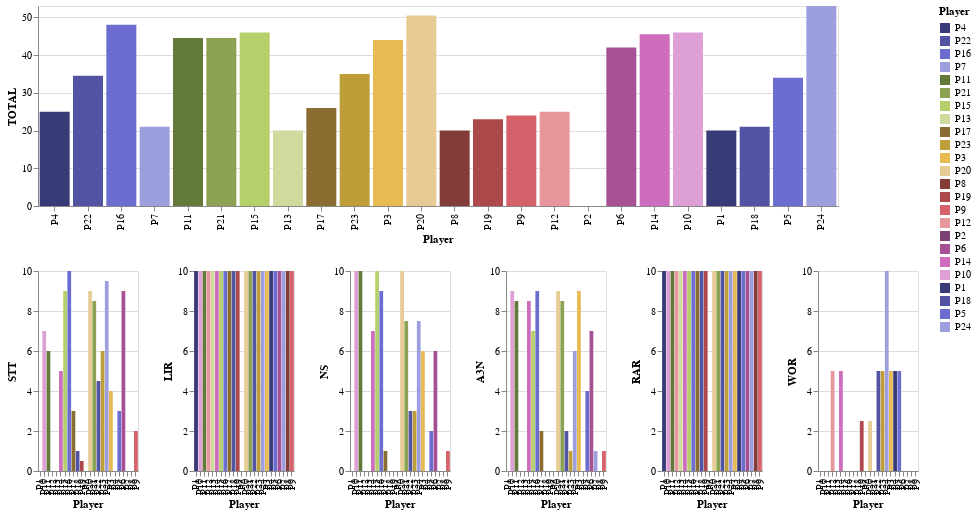

The cell this chart's notebook holds for it:
### Markdown cell above
### Detailed Charts

### Code cell
#collapse-hide
dt9_8 = pd.read_csv("/home/rubens/papers_briefing/csvs/map8x8.csv")
selector = alt.selection_single(empty='all', fields=['Player'])
l = dt9_8['Player'].tolist()
color_scale = alt.Scale(domain=l,scheme="category20b")
base = alt.Chart(dt9_8).properties(
    width=800,
    height=200
).add_selection(selector)

points = base.mark_bar(filled=True, size=30).encode(
    x=alt.X('Player:N', sort=alt.EncodingSortField(field='Test', order='descending')),
    y=alt.Y('TOTAL:Q',            
            scale=alt.Scale(domain=[0,max(dt9_8['TOTAL'].tolist())])),
    tooltip=['Test:N','Type:N'],
    color=alt.condition(selector,
                        'Player:N',
                        alt.value('lightgray'),
                        scale=color_scale),
)

hists = base.mark_bar(opacity=1.0, thickness=100).encode(
    x=alt.X('Player:N'),
    y=alt.Y('STT:Q',
            stack=None,
            scale=alt.Scale(domain=[0,10])),
    color=alt.Color('Player:N',
                    scale=color_scale),
    tooltip=['Code:N']
).transform_filter(
    selector
).properties(
    width=100,
    height=200
)

hists2 = base.mark_bar(opacity=1.0, thickness=100).encode(
    x=alt.X('Player:N'),
    y=alt.Y('LIR:Q',
            stack=None,
            scale=alt.Scale(domain=[0,10])),
    color=alt.Color('Player:N',
                    scale=color_scale),
    tooltip=['Code:N']
).transform_filter(
    selector
).properties(
    width=100,
    height=200
)

hists3 = base.mark_bar(opacity=1.0, thickness=80).encode(
    x=alt.X('Player:N'),
    y=alt.Y('NS:Q',
            stack=None,
            scale=alt.Scale(domain=[0,10])),
    color=alt.Color('Player:N',
                    scale=color_scale),
    tooltip=['Code:N']
).transform_filter(
    selector
).properties(
    width=100,
    height=200
)

hists4 = base.mark_bar(opacity=1.0, thickness=80).encode(
    x=alt.X('Player:N'),
    y=alt.Y('A3N:Q',
            stack=None,
            scale=alt.Scale(domain=[0,10])),
    color=alt.Color('Player:N',
                    scale=color_scale),
    tooltip=['Code:N']
).transform_filter(
    selector
).properties(
    width=100,
    height=200
)

hists5 = base.mark_bar(opacity=1.0, thickness=80).encode(
    x=alt.X('Player:N'),
    y=alt.Y('RAR:Q',
            stack=None,
            scale=alt.Scale(domain=[0,10])),
    color=alt.Color('Player:N',
                    scale=color_scale),
    tooltip=['Code:N']
).transform_filter(
    selector
).properties(
    width=100,
    height=200
)

hists6 = base.mark_bar(opacity=1.0, thickness=80).encode(
    x=alt.X('Player:N'),
    y=alt.Y('WOR:Q',
            stack=None,
            scale=alt.Scale(domain=[0,10])),
    color=alt.Color('Player:N',
                    scale=color_scale),
    tooltip=['Code:N']
).transform_filter(
    selector
).properties(
    width=100,
    height=200
)

alt.vconcat(points , hists | hists2 | hists3 | hists4 | hists5 | hists6)

### Figure 1 — Vega-Lite specification as saved in the notebook (floating-point values rounded to 4 significant figures)
{"config": {"view": {"continuousWidth": 400, "continuousHeight": 300}}, "vconcat": [{"mark": {"type": "bar", "filled": true, "size": 30}, "encoding": {"color": {"condition": {"type": "nominal", "field": "Player", "scale": {"domain": ["P4", "P22", "P16", "P7", "P11", "P21", "P15", "P13", "P17", "P23", "P3", "P20", "P8", "P19", "P9", "P12", "P2", "P6", "P14", "P10", "P1", "P18", "P5", "P24"], "scheme": "category20b"}, "selection": "selector007"}, "value": "lightgray"}, "tooltip": [{"type": "nominal", "field": "Test"}, {"type": "nominal", "field": "Type"}], "x": {"type": "nominal", "field": "Player", "sort": {"field": "Test", "order": "descending"}}, "y": {"type": "quantitative", "field": "TOTAL", "scale": {"domain": [0, 53.0]}}}, "height": 200, "selection": {"selector007": {"type": "single", "empty": "all", "fields": ["Player"]}}, "width": 800}, {"hconcat": [{"mark": {"type": "bar", "opacity": 1.0, "thickness": 100}, "encoding": {"color": {"type": "nominal", "field": "Player", "scale": {"domain": ["P4", "P22", "P16", "P7", "P11", "P21", "P15", "P13", "P17", "P23", "P3", "P20", "P8", "P19", "P9", "P12", "P2", "P6", "P14", "P10", "P1", "P18", "P5", "P24"], "scheme": "category20b"}}, "tooltip": [{"type": "nominal", "field": "Code"}], "x": {"type": "nominal", "field": "Player"}, "y": {"type": "quantitative", "field": "STT", "scale": {"domain": [0, 10]}, "stack": null}}, "height": 200, "selection": {"selector007": {"type": "single", "empty": "all", "fields": ["Player"]}}, "transform": [{"filter": {"selection": "selector007"}}], "width": 100}, {"mark": {"type": "bar", "opacity": 1.0, "thickness": 100}, "encoding": {"color": {"type": "nominal", "field": "Player", "scale": {"domain": ["P4", "P22", "P16", "P7", "P11", "P21", "P15", "P13", "P17", "P23", "P3", "P20", "P8", "P19", "P9", "P12", "P2", "P6", "P14", "P10", "P1", "P18", "P5", "P24"], "scheme": "category20b"}}, "tooltip": [{"type": "nominal", "field": "Code"}], "x": {"type": "nominal", "field": "Player"}, "y": {"type": "quantitative", "field": "LIR", "scale": {"domain": [0, 10]}, "stack": null}}, "height": 200, "selection": {"selector007": {"type": "single", "empty": "all", "fields": ["Player"]}}, "transform": [{"filter": {"selection": "selector007"}}], "width": 100}, {"mark": {"type": "bar", "opacity": 1.0, "thickness": 80}, "encoding": {"color": {"type": "nominal", "field": "Player", "scale": {"domain": ["P4", "P22", "P16", "P7", "P11", "P21", "P15", "P13", "P17", "P23", "P3", "P20", "P8", "P19", "P9", "P12", "P2", "P6", "P14", "P10", "P1", "P18", "P5", "P24"], "scheme": "category20b"}}, "tooltip": [{"type": "nominal", "field": "Code"}], "x": {"type": "nominal", "field": "Player"}, "y": {"type": "quantitative", "field": "NS", "scale": {"domain": [0, 10]}, "stack": null}}, "height": 200, "selection": {"selector007": {"type": "single", "empty": "all", "fields": ["Player"]}}, "transform": [{"filter": {"selection": "selector007"}}], "width": 100}, {"mark": {"type": "bar", "opacity": 1.0, "thickness": 80}, "encoding": {"color": {"type": "nominal", "field": "Player", "scale": {"domain": ["P4", "P22", "P16", "P7", "P11", "P21", "P15", "P13", "P17", "P23", "P3", "P20", "P8", "P19", "P9", "P12", "P2", "P6", "P14", "P10", "P1", "P18", "P5", "P24"], "scheme": "category20b"}}, "tooltip": [{"type": "nominal", "field": "Code"}], "x": {"type": "nominal", "field": "Player"}, "y": {"type": "quantitative", "field": "A3N", "scale": {"domain": [0, 10]}, "stack": null}}, "height": 200, "selection": {"selector007": {"type": "single", "empty": "all", "fields": ["Player"]}}, "transform": [{"filter": {"selection": "selector007"}}], "width": 100}, {"mark": {"type": "bar", "opacity": 1.0, "thickness": 80}, "encoding": {"color": {"type": "nominal", "field": "Player", "scale": {"domain": ["P4", "P22", "P16", "P7", "P11", "P21", "P15", "P13", "P17", "P23", "P3", "P20", "P8", "P19", "P9", "P12", "P2", "P6", "P14", "P10", "P1", "P18", "P5", "P24"], "scheme": "category20b"}}, "tooltip": [{"type": "nominal", "field": "Code"}], "x": {"type": "nominal", "field": "Player"}, "y": {"type": "quantitative", "field": "RAR", "scale": {"domain": [0, 10]}, "stack": null}}, "height": 200, "selection": {"selector007": {"type": "single", "empty": "all", "fields": ["Player"]}}, "transform": [{"filter": {"selection": "selector007"}}], "width": 100}, {"mark": {"type": "bar", "opacity": 1.0, "thickness": 80}, "encoding": {"color": {"type": "nominal", "field": "Player", "scale": {"domain": ["P4", "P22", "P16", "P7", "P11", "P21", "P15", "P13", "P17", "P23", "P3", "P20", "P8", "P19", "P9", "P12", "P2", "P6", "P14", "P10", "P1", "P18", "P5", "P24"], "scheme": "category20b"}}, "tooltip": [{"type": "nominal", "field": "Code"}], "x": {"type": "nominal", "field": "Player"}, "y": {"type": "quantitative", "field": "WOR", "scale": {"domain": [0, 10]}, "stack": null}}, "height": 200, "selection": {"selector007": {"type": "single", "empty": "all", "fields": ["Player"]}}, "transform": [{"filter": {"selection": "selector007"}}], "width": 100}]}], "data": {"name": "data-91eb013772f91d0f7bc23bf6314ae8fd"}, "$schema": "https://vega.github.io/schema/vega-lite/v4.8.1.json", "datasets": {"data-91eb013772f91d0f7bc23bf6314ae8fd": [{"Player": "P4", "STT": 0.0, "RAR": 10.0, "WOR": 5.0, "LIR": 10.0, "NS": 0.0, "A3N": 0.0, "TOTAL": 25.0, "Test": "L8-42826046", "Type": "ME", "Code": "train(Worker,14,Left) attack(Worker,lessHealthy)"}, {"Player": "P22", "STT": 4.5, "RAR": 10.0, "WOR": 5.0, "LIR": 10.0, "NS": 3.0, "A3N": 2.0, "TOTAL": 34.5, "Test": "L8-42826046", "Type": "MP", "Code": "for(u) (attack(Worker,closest,u)) for(u) (train(Worker,2,Left)) if(HaveUnitsinEnemyRange(Worker)) (train(Worker,11,Left))"}, {"Player": "P16", "STT": 10.0, "RAR": 10.0, "WOR": 0.0, "LIR": 10.0, "NS": 9.0, "A3N": 9.0, "TOTAL": 48.0, "Test": "L8-42826046", "Type": "LE", "Code": "for(u) (train(Worker,9,EnemyDir) harvest(1,u) attack(Worker,closest,u))"}, {"Player": "P7", "STT": 0.0, "RAR": 10.0, "WOR": 0.0, "LIR": 10.0, "NS": 0.0, "A3N": 1.0, "TOTAL": 21.0, "Test": "L8-42826052", "Type": "MP", "Code": "attack(Worker,lessHealthy) for(u) (train(Worker,18,Right))"}, {"Player": "P11", "STT": 6.0, "RAR": 10.0, "WOR": 0.0, "LIR": 10.0, "NS": 10.0, "A3N": 8.5, "TOTAL": 44.5, "Test": "L8-42826052", "Type": "LE", "Code": "harvest(1) train(Worker,11,EnemyDir) attack(Worker,closest)"}, {"Player": "P21", "STT": 8.5, "RAR": 10.0, "WOR": 0.0, "LIR": 10.0, "NS": 7.5, "A3N": 8.5, "TOTAL": 44.5, "Test": "L8-42826052", "Type": "ME", "Code": "for(u) (if(HaveUnitsToDistantToEnemy(Worker,6,u)) (harvest(1,u) attack(Worker,closest,u)) (train(Worker,16,EnemyDir)))"}, {"Player": "P15", "STT": 9.0, "RAR": 10.0, "WOR": 0.0, "LIR": 10.0, "NS": 10.0, "A3N": 7.0, "TOTAL": 46.0, "Test": "L8-42826052", "Type": "LE", "Code": "harvest(1) for(u) (attack(Worker,closest,u) train(Worker,10,Down))"}, {"Player": "P13", "STT": 0.0, "RAR": 10.0, "WOR": 0.0, "LIR": 10.0, "NS": 0.0, "A3N": 0.0, "TOTAL": 20.0, "Test": "L8x8-31696609", "Type": "LE", "Code": "for(u) (train(Worker,3,EnemyDir) attack(Worker,lessHealthy,u))"}, {"Player": "P17", "STT": 3.0, "RAR": 10.0, "WOR": 0.0, "LIR": 10.0, "NS": 1.0, "A3N": 2.0, "TOTAL": 26.0, "Test": "L8x8-31696609", "Type": "LE", "Code": "attack(Worker,closest) for(u) (if(HaveUnitsToDistantToEnemy(Worker,2,u)) (train(Worker,4,Left)))"}, {"Player": "P23", "STT": 6.0, "RAR": 10.0, "WOR": 5.0, "LIR": 10.0, "NS": 3.0, "A3N": 1.0, "TOTAL": 35.0, "Test": "L8x8-31696609", "Type": "ME", "Code": "for(u) (train(Worker,2,Left) attack(Worker,closest,u)) for(u) (if(HaveUnitsinEnemyRange(Worker,u)) (train(Worker,5,Right)))"}, {"Player": "P3", "STT": 4.0, "RAR": 10.0, "WOR": 5.0, "LIR": 10.0, "NS": 6.0, "A3N": 9.0, "TOTAL": 44.0, "Test": "L8x8-31696609", "Type": "MP", "Code": "attack(Worker,closest) train(Worker,17,EnemyDir)"}, {"Player": "P20", "STT": 9.0, "RAR": 10.0, "WOR": 2.5, "LIR": 10.0, "NS": 10.0, "A3N": 9.0, "TOTAL": 50.5, "Test": "L8x8-31696609", "Type": "LE", "Code": "for(u) (if(HaveUnitsToDistantToEnemy(Worker,5,u)) (attack(Worker,closest,u)) (train(Worker,19,Right))) harvest(5)"}, {"Player": "P8", "STT": 0.0, "RAR": 10.0, "WOR": 0.0, "LIR": 10.0, "NS": 0.0, "A3N": 0.0, "TOTAL": 20.0, "Test": "L8x8-31696632", "Type": "LE", "Code": "for(u) (train(Worker,10,Right)) attack(Worker,lessHealthy)"}, {"Player": "P19", "STT": 0.5, "RAR": 10.0, "WOR": 2.5, "LIR": 10.0, "NS": 0.0, "A3N": 0.0, "TOTAL": 23.0, "Test": "L8x8-31696632", "Type": "LE", "Code": "for(u) (attack(Worker,lessHealthy,u)) train(Worker,6,EnemyDir) for(u) (moveToUnit(Worker,Enemy,farthest,u))"}, {"Player": "P9", "STT": 2.0, "RAR": 10.0, "WOR": 0.0, "LIR": 10.0, "NS": 1.0, "A3N": 1.0, "TOTAL": 24.0, "Test": "L8x8-31696632", "Type": "MP", "Code": "harvest(1) attack(Worker,lessHealthy) train(Worker,8,Left)"}, {"Player": "P12", "STT": 0.0, "RAR": 10.0, "WOR": 5.0, "LIR": 10.0, "NS": 0.0, "A3N": 0.0, "TOTAL": 25.0, "Test": "L8x8-31696632", "Type": "ME", "Code": "for(u) (attack(Worker,lessHealthy,u) train(Worker,9,EnemyDir))"}, {"Player": "P2", "STT": 0.0, "RAR": 0.0, "WOR": 0.0, "LIR": 0.0, "NS": 0.0, "A3N": 0.0, "TOTAL": 0.0, "Test": "L8x8-31696644", "Type": "LE", "Code": "for(u) (harvest(2,u) train(Worker,8,EnemyDir))"}, {"Player": "P6", "STT": 9.0, "RAR": 10.0, "WOR": 0.0, "LIR": 10.0, "NS": 6.0, "A3N": 7.0, "TOTAL": 42.0, "Test": "L8x8-31696644", "Type": "ME", "Code": "train(Worker,10,Down) harvest(1) attack(Worker,closest)"}, {"Player": "P14", "STT": 5.0, "RAR": 10.0, "WOR": 5.0, "LIR": 10.0, "NS": 7.0, "A3N": 8.5, "TOTAL": 45.5, "Test": "L8x8-31696644", "Type": "LE", "Code": "harvest(1) attack(Worker,closest) for(u) (train(Worker,6,Left))"}, {"Player": "P10", "STT": 7.0, "RAR": 10.0, "WOR": 0.0, "LIR": 10.0, "NS": 10.0, "A3N": 9.0, "TOTAL": 46.0, "Test": "L8x8-31696644.", "Type": "MP", "Code": "harvest(1) train(Worker,15,EnemyDir) attack(Worker,closest)"}, {"Player": "P1", "STT": 0.0, "RAR": 10.0, "WOR": 0.0, "LIR": 10.0, "NS": 0.0, "A3N": 0.0, "TOTAL": 20.0, "Test": "L8x8-31696645", "Type": "LE", "Code": "for(u) (attack(Worker,closest,u))"}, {"Player": "P18", "STT": 1.0, "RAR": 10.0, "WOR": 0.0, "LIR": 10.0, "NS": 0.0, "A3N": 0.0, "TOTAL": 21.0, "Test": "L8x8-31696645", "Type": "MP", "Code": "for(u) (if(HaveQtdUnitsAttacking(Worker,8)) (train(Worker,16,Up) harvest(1,u)) attack(Worker,closest,u))"}, {"Player": "P5", "STT": 3.0, "RAR": 10.0, "WOR": 5.0, "LIR": 10.0, "NS": 2.0, "A3N": 4.0, "TOTAL": 34.0, "Test": "L8x8-31696645", "Type": "LE", "Code": "for(u) (attack(Worker,closest,u) train(Worker,10,Left))"}, {"Player": "P24", "STT": 9.5, "RAR": 10.0, "WOR": 10.0, "LIR": 10.0, "NS": 7.5, "A3N": 6.0, "TOTAL": 53.0, "Test": "L8x8-31696645", "Type": "ME", "Code": "for(u) (if(HaveUnitsToDistantToEnemy(Worker,2,u)) (attack(Worker,closest,u)) train(Worker,15,Down) harvest(1,u)) for(u) (harvest(4,u)) if(HaveUnitsinEnemyRange(Worker)) (attack(Worker,strongest)) (moveToUnit(Worker,Ally,farthest))"}]}}
